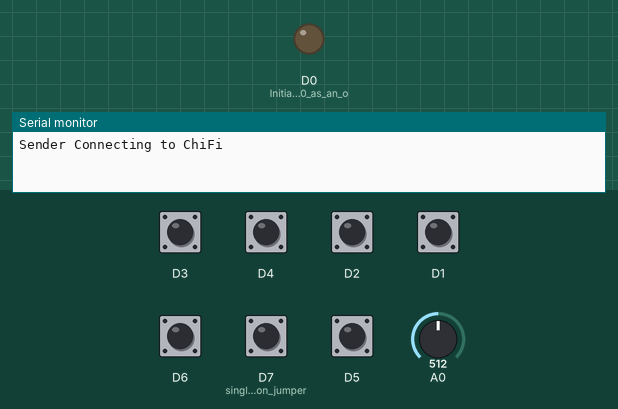
A sketch run on a simulated ESP8266 (NodeMCU). Shown: output pins drawn as LEDs (lit = HIGH), the last lines printed to the serial monitor. The test bench sets the inputs (shaded band); at power-on: D1–6, D7 (single_button_jumper) HIGH, A0 = 512. WiFi joins after 1.5 s; servers stay silent unless stated.

Above: at 0.1 s.
At 2.7 s:
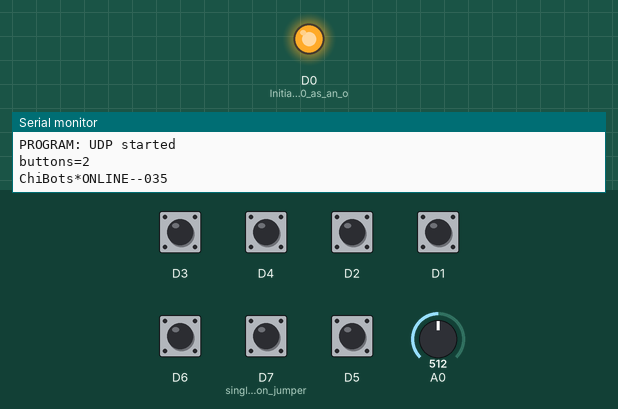
2.8 s: D3 pulled LOW for 1 s
6.8 s: D4 pulled LOW for 0.15 s
9.9 s: D2 pulled LOW for 0.15 s
13.0 s: D1 pulled LOW for 0.15 s
16.1 s: D6 pulled LOW for 0.15 s
Timing chart, 0 to 19.1 s (numbered marks = the images above; inputs shaded):
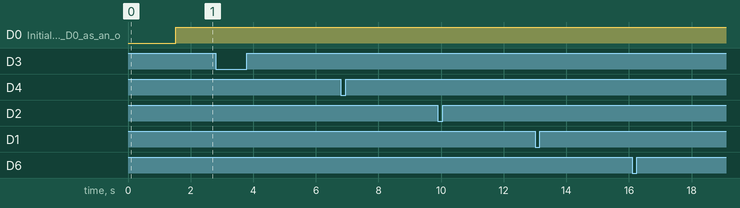

The sketch:

esp8622-udp-sender11.ino
```cpp
// ChiBots S&R rescue vehicle remote control Sender    09-28-2017
//
//  Chris Adams  snarpco.com   chibots.org
//
//  Using ESP8266 NodeMCU 0.9 board
//        24k pot connected to A0 for speed control
//        Atari 2600 joystick
//
// In ARDUINO
//  Start Arduino and open Preferences window.
//  Enter http://arduino.esp8266.com/stable/package_esp8266com_index.json
//  into Additional Board Manager URLs field.
//
//  You can add multiple URLs, separating them with commas.
//
//  Open Boards Manager from Tools > Board menu and
//  install esp8266 platform
//
//  (and don't forget to select your ESP8266 board from Tools > Board menu after installation).
//
//                set programmer=AVRISP-mkII
//                board=NodeMCU 0.9 (ESP-12 Module)
//
//   serial port driver if needed:   http://www.wch.cn/download/CH341SER_EXE.html
//
//
//  UDP portion based on some code from the Arduino Forum in a
//  topic started by "mrhyde17" 5/8/2016
//  https://forum.arduino.cc/index.php?topic=401445.0
//
//  send formatted data packets using UDP to vehicle based
//  on joystick and buttons.
//
//  example packet        [ChiBots*Forward-020]
//                         |       |       |
//                         |       |       |
//   UDP trigger (8 chars)-+       |       |
//   Command (8 chars)-------------+       |
//   Parameter (3 chars)-------------------+
//
//   LED flashes and an ONLINE packet is sent when sender is connected to WIFI router.
//
//
//   Using ESP8266 ESP-12 NodeMCU Using Arduino IDE connecting
//   to wireless router with WiFi
//

#include <ESP8266WiFi.h>
#include <WiFiUdp.h>

// NETWORK: Static IP details...
IPAddress ip(192, 168, 1, 51);
IPAddress gateway(192, 168, 1, 1);
IPAddress subnet(255, 255, 255, 0);

WiFiUDP UDP;
unsigned long joyMillis;    // last joystick activity

int buttons;        // 1 or 2 buttons on joystick - set by jumper on D7
int potVal = 0;       // analog pot reading
char potTens;        // String of pot reading
char potOnes;

const char *ssid = "ChiFi";
const char *password = "robotics";

const uint16_t UDP_LOCAL_PORT =  8050;
const uint16_t UDP_REMOTE_PORT = 8051;
const char UDP_REMOTE_HOST[] =   "192.168.1.52";
char TRIGGER_STRING[] = "ChiBots*";

void setup() {
  // put your setup code here, to run once:

  pinMode(D0, OUTPUT);     // Initialize LED D0 as an output
  pinMode(D1, INPUT_PULLUP);   // 1 - Forward
  pinMode(D2, INPUT_PULLUP);   // 2 - Reverse
  pinMode(D3, INPUT_PULLUP);   // 3 - Left
  pinMode(D4, INPUT_PULLUP);   // 4 - Right
  pinMode(D5, INPUT_PULLUP);   // 5 - button2
  pinMode(D6, INPUT_PULLUP);   // 6 - button1

  pinMode(D7, INPUT_PULLUP);   // single button jumper


  joyMillis = millis();     // init activity checker
  Serial.begin(57600);
  delay(10);

  Serial.println();
  Serial.println();
  Serial.print("Sender Connecting to ");
  Serial.println(ssid);

  // Static IP Setup Info Here...
  WiFi.config(ip, gateway, subnet);


  WiFi.begin(ssid, password);

  while (WiFi.status() != WL_CONNECTED) {
    delay(500);
    Serial.print(".");
  }

  Serial.println("");
  Serial.println("Sender WiFi connected");
  Serial.println("IP address: ");
  Serial.println(WiFi.localIP());


Serial.println("PROGRAM: starting UDP");
if (UDP.begin(UDP_LOCAL_PORT) == 1)
{
  Serial.println("PROGRAM: UDP started");
}
else
{
  Serial.println("PROGRAM: UDP not started");
}
  // when pin7 is low - use single button joystick
  // button1 = button + left
  // button2 = button + right
  if (digitalRead(D7) == LOW){
    buttons=1;
    Serial.println("buttons=1");
  }else{
    buttons=2;
    Serial.println("buttons=2");
  }


}

void loop() {
  char CMD_STRING[12];

  // read potentiometer for speed control
  potVal = analogRead(A0)/50;
  potVal = potVal + 12;    // too fast- increase pwm delay
  potTens = potVal/10;
  potOnes = potVal - (potTens * 10)+'0';
  potTens = potTens+'0';

  // Serial.print(" potVal-50 =");
  // Serial.println(potVal);


  // read joystick and buttons

  if (digitalRead(D6) == LOW && buttons==2){
    strcpy(CMD_STRING, "Button1-050");
    SendUpacket(CMD_STRING);
  }
  else if (digitalRead(D5) == LOW){
    strcpy(CMD_STRING, "Button2-050");
    SendUpacket(CMD_STRING);
  }
  // forward and button1 not pressed
  else if (digitalRead(D1) == LOW && digitalRead(D6)){
    strcpy(CMD_STRING, "Forward-000");
    CMD_STRING[9] = potTens;
    CMD_STRING[10] = potOnes;
    SendUpacket(CMD_STRING);
  }
  // reverse and button1 not pressed
  else if (digitalRead(D2) == LOW && digitalRead(D6)){
    strcpy(CMD_STRING, "Reverse-000");
    CMD_STRING[9] = potTens;
    CMD_STRING[10] = potOnes;
    SendUpacket(CMD_STRING);
  }
  else if (digitalRead(D4) == LOW){    // left or button1
    if (digitalRead(D6) == LOW && buttons==1)
      strcpy(CMD_STRING, "Button1-050");
    else
      strcpy(CMD_STRING, "Left----055");   // 35 was too fast
    SendUpacket(CMD_STRING);
  }
  else if (digitalRead(D3) == LOW){    // right or button2
    if (digitalRead(D6) == LOW && buttons==1)
      strcpy(CMD_STRING, "Button2-050");
    else
      strcpy(CMD_STRING, "Right---055");
    SendUpacket(CMD_STRING);
  }
  if (millis()-joyMillis > 1500){     // send ONLINE message
    digitalWrite(D0, LOW);   // Turn LED on
    delay(5);
    digitalWrite(D0, HIGH);   // Turn LED off
    strcpy(CMD_STRING, "ONLINE--035");
    SendUpacket(CMD_STRING);
  }


delay(50);

}

void SendUpacket(const char* CMD_STRING)
{
  Serial.print(TRIGGER_STRING);
  Serial.println(CMD_STRING);

//  Serial.println(isConnectedToAP());
  UDP.beginPacket(UDP_REMOTE_HOST, UDP_REMOTE_PORT);
  UDP.write(TRIGGER_STRING);
  UDP.write(CMD_STRING);
  UDP.endPacket();
  joyMillis = millis();     // reset activity checker
}
```
